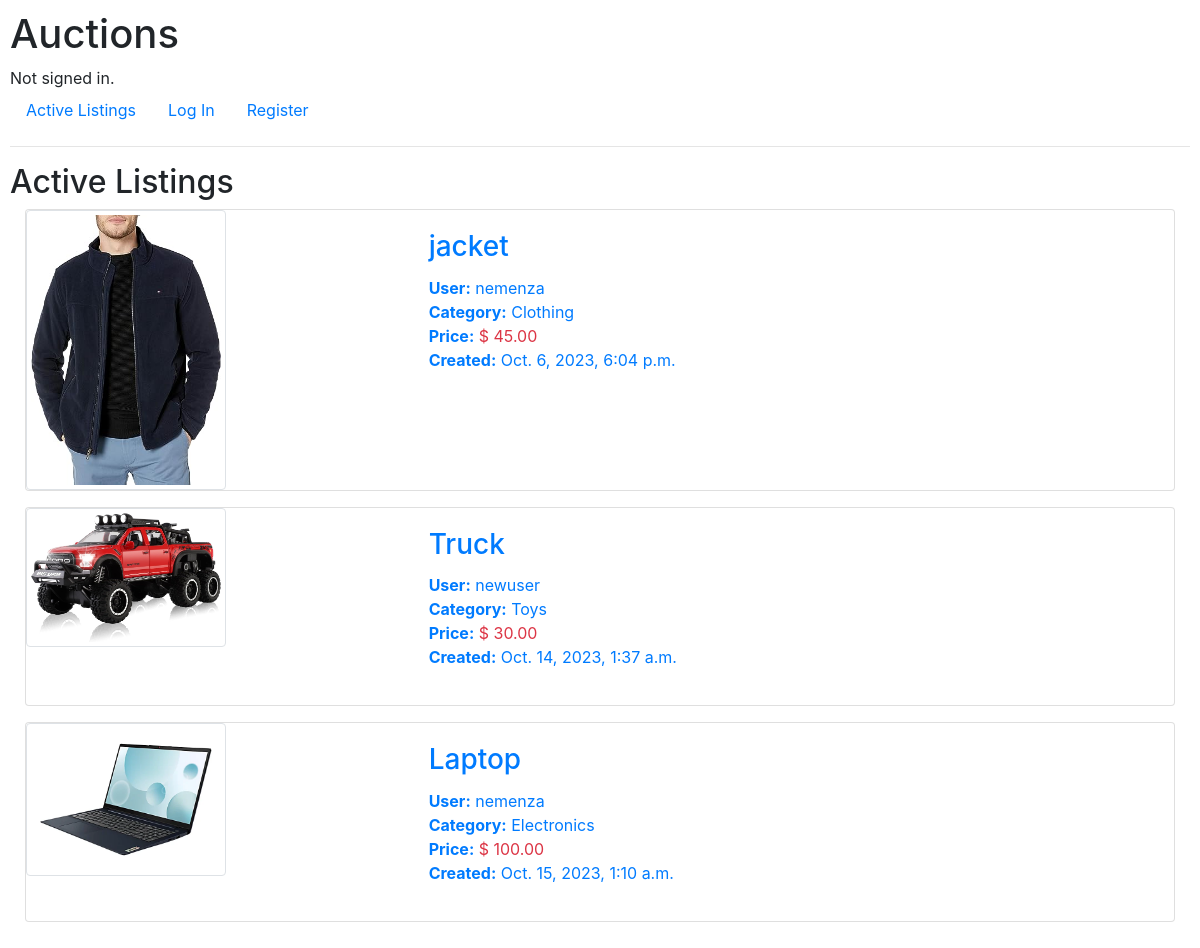
The page / on the database its author committed.
### auctions/models.py (models this page shows, shortened)
class Listing(models.Model):
    title = models.CharField(max_length=100)
    description = models.TextField(max_length=1000)
    username = models.ForeignKey(
        settings.AUTH_USER_MODEL, on_delete=models.CASCADE)
    starting_bid = models.DecimalField(max_digits=6, decimal_places=2, validators=[
        MinValueValidator(0.50)], blank=False)
    web_page = models.URLField(max_length=200, blank=True)
    img = models.ImageField(null=True, blank=True, upload_to='media/')
    active = models.BooleanField(default=True)
    created_date = models.DateTimeField(auto_now_add=True)
    class Categories(models.TextChoices):
        CLOTHING = 'Clothing'
        TOYS = 'Toys'
        GAMES = 'Games'
        ELECTRONICS = 'Electronics'
        HOME = 'Home'
        SPORTS = 'Sports'
        BEAUTY = 'Beauty'
        BOOKS = 'Books'
        GROCERY = 'Grocery'
        AUTOMOTIVE = 'Automotive'
        HEALTH = 'Health'
    categories = models.CharField(max_length=100, choices=Categories.choices)
    winner = models.ForeignKey(User, null=True, blank=True,
                               related_name="won_listings", on_delete=models.SET_NULL)
    class Meta:
        verbose_name = 'Listing'
        verbose_name_plural = 'Listings'

class User(AbstractUser):
    pass

### auctions/views.py (the view)
# urls.py: path("", views.index, name="index"),
def index(request):
    listings = Listing.objects.all().filter(active=True)
    list_categories = [c[0] for c in Listing.categories.field.choices]
    context = {"listings": listings, "list_categories": list_categories}
    return render(request, "auctions/index.html", context)

### auctions/templates/auctions/index.html (shortened to what this page needs)
{% extends "auctions/layout.html" %}
{% load static %}
{% block body %}
    <h2>Active Listings</h2>
    {% for listing in listings %}
    <div class="container-fluid">
        <a href="{% url "detail" listing.pk %}" class="card mb-3">
            <div class="row no-gutters">
                <div class="col-md-4">
                    <img src="{{listing.img.url}}" alt="{{listing.title}}" class="img-fluid img-thumbnail"  width="200">
                </div>
                <div class="col-md-8">
                    <div class="card-body">
                        <h3 class="card-title">{{listing.title}}</h3>
                        <ul class="list-unstyled">
                            <li><strong>User:</strong> {{listing.username}}</li>
                            <li><strong>Category:</strong> {{listing.categories}}</li>
                            <li><strong>Price:</strong> <span class="text-danger">$ {{listing.starting_bid}}</span></li>
                            <li><strong>Created:</strong> {{listing.created_date}}</li>
                        </ul>
                    </div>
                </div>
            </div>
        </a>
    </div>
</body>
    {% endfor %}
{% endblock %}

### auctions/static/auctions/styles.css (style rules this page uses)
body { padding: 10px; }

### rows shown on the page
Listing: img (picture), title "jacket", username "nemenza", categories "Clothing", starting_bid "45.00", created_date "Oct. 6, 2023, 6:04 p.m."
Listing: img (picture), title "Truck", username "newuser", categories "Toys", starting_bid "30.00", created_date "Oct. 14, 2023, 1:37 a.m."
Listing: img (picture), title "Laptop", username "nemenza", categories "Electronics", starting_bid "100.00", created_date "Oct. 15, 2023, 1:10 a.m."
